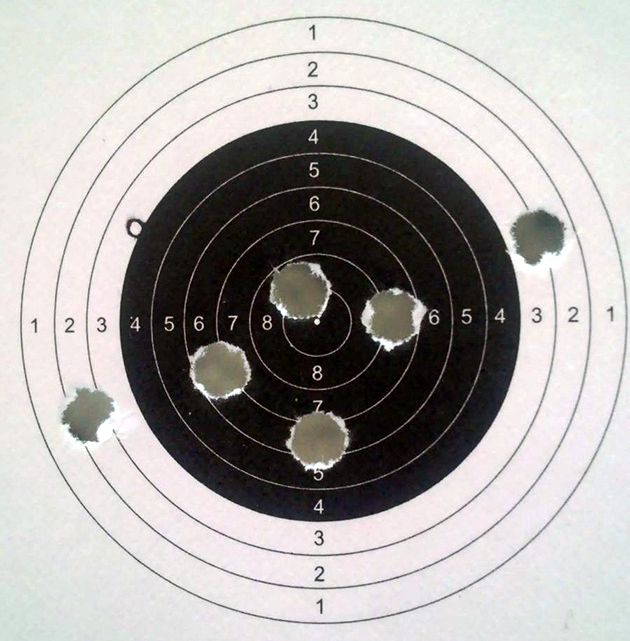
#> input picture les_4/target.jpg, 630 x 641 px
$ python aim_70_190.py
#> lines starting #> are read from the running program, lines starting #| are printed output that depends on the picture; after the words box and inside, x2 and y2 are one past the last pixel; in counts of white or black regions, pixels touching at a corner belong together
import cv2 as cv
import numpy as np

aim = cv.imread('target.jpg')
#> aim is the input picture: shape (641, 630, 3); mean B, G, R 166.7, 168.8, 171.9
aim_gray = cv.cvtColor(aim, cv.COLOR_BGR2GRAY)
aim_gray = cv.resize(aim_gray, None, fx=0.7, fy=0.7)
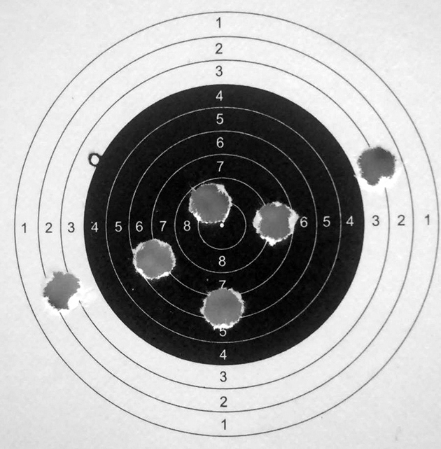
#> aim_gray: shape (449, 441); min 0, max 255, mean 169.4
threshed = cv.inRange(aim_gray, 70, 190)
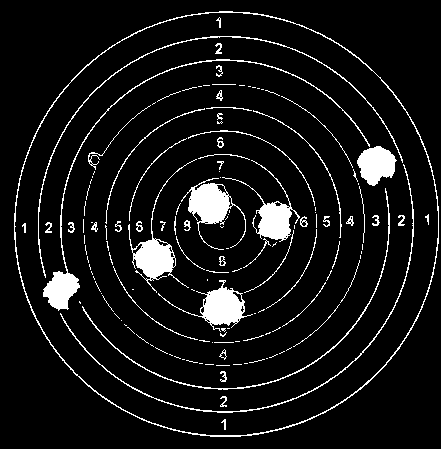
#> threshed: shape (449, 441); 8% white; 145 white regions (85 under 20 px), largest, box (x1, y1, x2, y2) and area: (14, 11, 439, 437) 1958, (43, 59, 370, 311) 1623, (181, 178, 246, 250) 1459

kernel = cv.getStructuringElement(cv.MORPH_CROSS, (5,5))

new_threshed = cv.morphologyEx(threshed, cv.MORPH_OPEN, kernel, iterations=1)
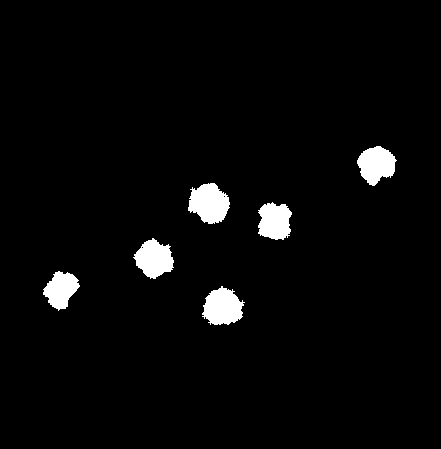
#> new_threshed: shape (449, 441); 3.3% white; 6 white regions, box (x1, y1, x2, y2) and area: (188, 183, 230, 224) 1223, (202, 286, 245, 325) 1157, (133, 238, 174, 279) 1088, (357, 146, 397, 186) 1067, (258, 202, 292, 240) 1006, (43, 271, 80, 311) 901
cv.imshow('threshed', np.concatenate((aim_gray, threshed, new_threshed),axis=1))
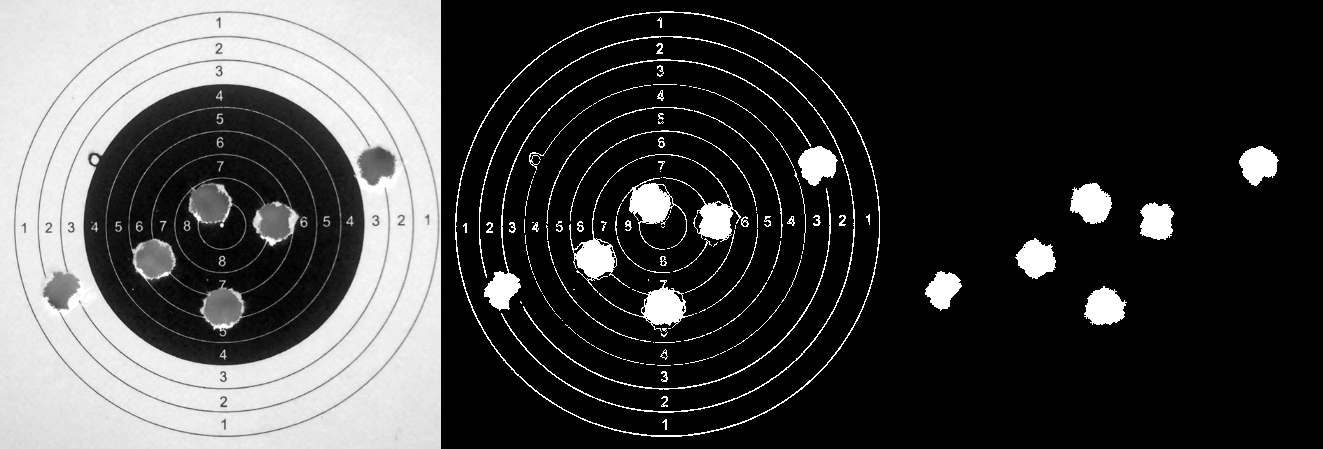
#> window 'threshed': shape (449, 1323); min 0, max 255, mean 66
cv.waitKey()
cv.destroyAllWindows()
